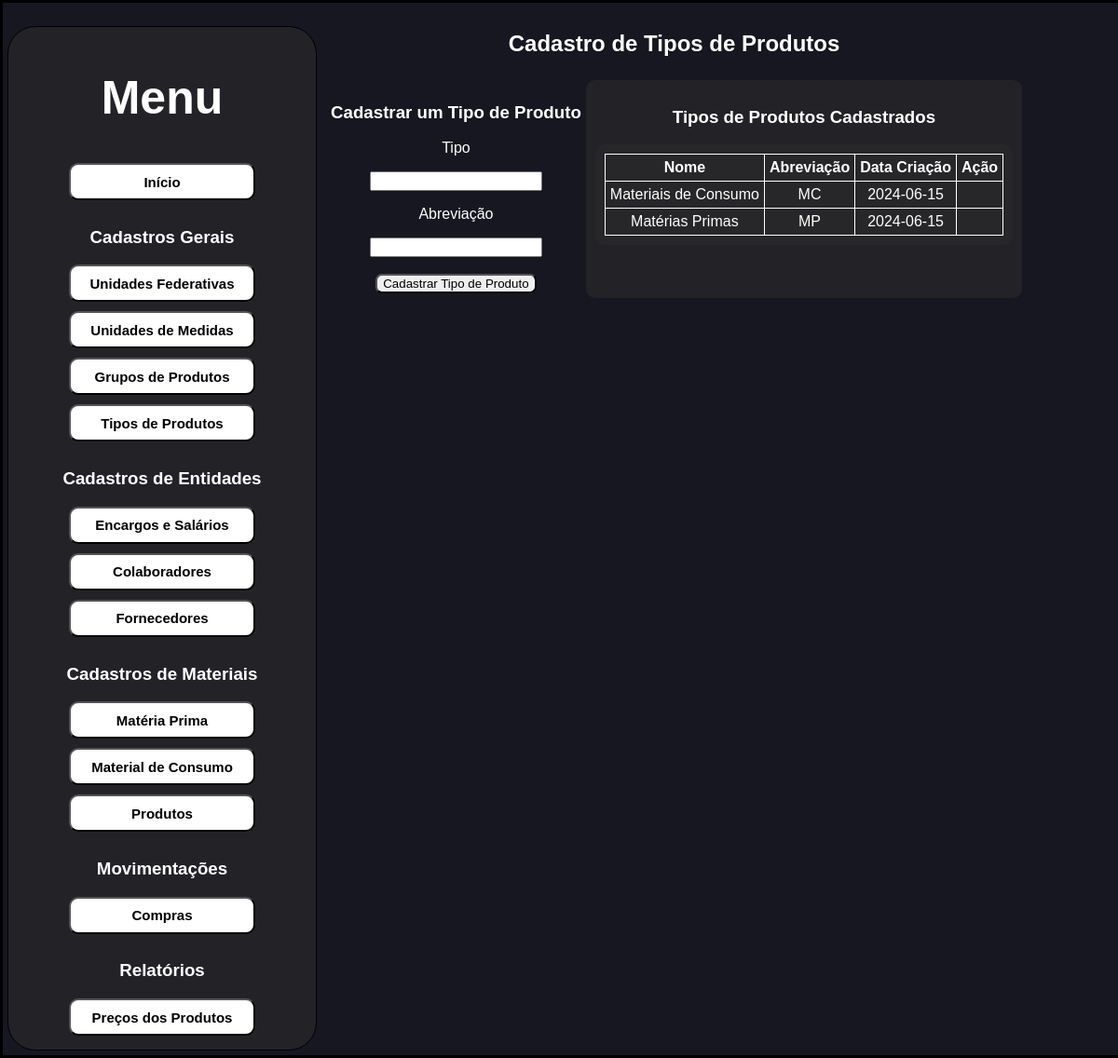
/cadastros_gerais_tipos_de_produtos, run on the app's committed database.
### BDconfig.py (models this page shows, shortened)
class DB_PRODUCT_TYPE(db.Model):
    ID = db.Column(db.Integer, primary_key=True)
    NAME = db.Column(db.String(200), nullable=False)
    ABREVIATION = db.Column(db.String(10), nullable=False)
    DATE_CREATED = db.Column(db.DateTime, default=datetime.utcnow)

### industriafeliz.py (the view)
@app.route('/cadastros_gerais_tipos_de_produtos', methods=['POST','GET'])
def cadastros_gerais_tipos_de_produtos():
    return index.cadastros_gerais_tipos_de_produtos()

### index.py (called while the page is built)
def cadastros_gerais_tipos_de_produtos():
    types = data.DB_PRODUCT_TYPE.query.order_by(data.DB_PRODUCT_TYPE.NAME).all()
    if len(types) < 1:
        return redirect('/cadastrar_tiposdeprodutos')
    else:
        return render_template('cadastros_gerais/cadastro_tiposprodutos.html', types=types)

### templates/cadastros_gerais/cadastro_tiposprodutos.html (shortened to what this page needs)
{% extends 'standard.html' %}
{% block body %}
<section>
    <h1>Cadastro de Tipos de Produtos</h1>
    <div>
        <section class="formulario">
            <h1>Cadastrar um Tipo de Produto</h1>
            <form action="/cadastros_gerais_tipos_de_produtos_cadastrar" method="POST">
                <p>Tipo</p>
                <input type="text" name="name" id="name" maxlength="200" autocomplete="off" required>
                <p>Abreviação</p>
                <input type="text" name="abreviation" id="abreviation" maxlength="10" autocomplete="off" required>
                <br>
                <br>
                <input class="bt" type="submit" value="Cadastrar Tipo de Produto">
            </form>
        </section>
        <section class="tabelas">
            {% if types|length < 1 %}
            <h4>Ainda Não Existem Tipos de Produtos Cadastrados</h4>
            {% else %}
            <h1>Tipos de Produtos Cadastrados</h1>
            <table class="tabela">
                <tr>
                    <th>Nome</th>
                    <th>Abreviação</th>
                    <th>Data Criação</th>
                    <th>Ação</th>
                <tr>
                {% for type in types %}
                <tr>
                    <td>{{ type.NAME }}</td>
                    <td>{{ type.ABREVIATION }}</td>
                    <td>{{ type.DATE_CREATED.date() }}</td>
                    <td>
                    </td>
                    </tr>
                {% endfor %}
            {% endif %}
        </section>
    </div>
</section>
{% endblock %}

### static/css/style.css (style rules this page uses)
* { font-family: "Montserrat", sans-serif; }
body { border: solid black; width: 100%; display: flex; background-color: rgb(23, 23, 34); padding: 5px; margin: 0; color: white; }
section { display: block; text-align: center; padding: 5px; }
div { display: flex; padding: 5px; line-height: normal; }
.formulario .bt { border-radius: 7px; }
.tabelas { text-align: center; border-radius: 10px; background-color: #2b2b2b9f; padding: 10px; border-collapse: collapse; }
.tabelas table { display: inline-block; margin: 0 auto; }
.tabela { border-radius: 10px; background-color: #2b2b2b9f; padding: 10px; border-collapse: collapse; }
.tabela th { border: white 1px solid; border-radius: 5px; padding: 5px; }
.tabela td { border: white 1px solid; border-radius: 5px; padding: 5px; }

### data on the page
DB_PRODUCT_TYPE: NAME "Materiais de Consumo", ABREVIATION "MC", DATE_CREATED "2024-06-15"
DB_PRODUCT_TYPE: NAME "Matérias Primas", ABREVIATION "MP", DATE_CREATED "2024-06-15"
